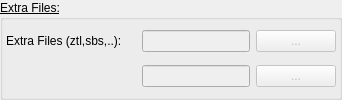
                   <widget class="QGroupBox" name="groupBox_sgExtraFiles">
                    <property name="font">
                     <font>
                      <pointsize>9</pointsize>
                      <bold>false</bold>
                      <underline>true</underline>
                     </font>
                    </property>
                    <property name="title">
                     <string>Extra Files:</string>
                    </property>
                    <layout class="QVBoxLayout" name="verticalLayout_30">
                     <property name="leftMargin">
                      <number>3</number>
                     </property>
                     <property name="topMargin">
                      <number>3</number>
                     </property>
                     <property name="rightMargin">
                      <number>3</number>
                     </property>
                     <property name="bottomMargin">
                      <number>3</number>
                     </property>
                     <item>
                      <layout class="QHBoxLayout" name="horizontalLayout_38">
                       <item>
                        <widget class="QLabel" name="label_5">
                         <property name="minimumSize">
                          <size>
                           <width>130</width>
                           <height>0</height>
                          </size>
                         </property>
                         <property name="maximumSize">
                          <size>
                           <width>130</width>
                           <height>16777215</height>
                          </size>
                         </property>
                         <property name="font">
                          <font>
                           <pointsize>9</pointsize>
                           <bold>false</bold>
                           <underline>false</underline>
                          </font>
                         </property>
                         <property name="text">
                          <string>Extra Files (ztl,sbs,..):</string>
                         </property>
                        </widget>
                       </item>
                       <item>
                        <widget class="QLineEdit" name="lineEdit_sgWriteExtraFiles01">
                         <property name="enabled">
                          <bool>false</bool>
                         </property>
                         <property name="font">
                          <font>
                           <pointsize>9</pointsize>
                           <bold>false</bold>
                           <underline>false</underline>
                          </font>
                         </property>
                         <property name="toolTip">
                          <string>&lt;html&gt;&lt;head/&gt;&lt;body&gt;&lt;p&gt;Add any tags to your entry, in the future a search option will added &lt;/p&gt;&lt;/body&gt;&lt;/html&gt;</string>
                         </property>
                        </widget>
                       </item>
                       <item>
                        <widget class="QPushButton" name="pushButton_sgWriteExtraFiles01">
                         <property name="enabled">
                          <bool>false</bool>
                         </property>
                         <property name="sizePolicy">
                          <sizepolicy hsizetype="Minimum" vsizetype="Fixed">
                           <horstretch>0</horstretch>
                           <verstretch>0</verstretch>
                          </sizepolicy>
                         </property>
                         <property name="minimumSize">
                          <size>
                           <width>80</width>
                           <height>0</height>
                          </size>
                         </property>
                         <property name="maximumSize">
                          <size>
                           <width>80</width>
                           <height>16777215</height>
                          </size>
                         </property>
                         <property name="font">
                          <font>
                           <pointsize>9</pointsize>
                           <bold>false</bold>
                           <underline>false</underline>
                          </font>
                         </property>
                         <property name="text">
                          <string>...</string>
                         </property>
                        </widget>
                       </item>
                      </layout>
                     </item>
                     <item>
                      <layout class="QHBoxLayout" name="horizontalLayout_39">
                       <item>
                        <widget class="QLabel" name="label_2">
                         <property name="minimumSize">
                          <size>
                           <width>130</width>
                           <height>0</height>
                          </size>
                         </property>
                         <property name="maximumSize">
                          <size>
                           <width>130</width>
                           <height>16777215</height>
                          </size>
                         </property>
                         <property name="text">
                          <string/>
                         </property>
                        </widget>
                       </item>
                       <item>
                        <widget class="QLineEdit" name="lineEdit_sgWriteExtraFiles02">
                         <property name="enabled">
                          <bool>false</bool>
                         </property>
                         <property name="font">
                          <font>
                           <pointsize>9</pointsize>
                           <bold>false</bold>
                           <underline>false</underline>
                          </font>
                         </property>
                         <property name="toolTip">
                          <string>&lt;html&gt;&lt;head/&gt;&lt;body&gt;&lt;p&gt;Add any tags to your entry, in the future a search option will added &lt;/p&gt;&lt;/body&gt;&lt;/html&gt;</string>
                         </property>
                        </widget>
                       </item>
                       <item>
                        <widget class="QPushButton" name="pushButton_sgWriteExtraFiles02">
                         <property name="enabled">
                          <bool>false</bool>
                         </property>
                         <property name="sizePolicy">
                          <sizepolicy hsizetype="Minimum" vsizetype="Fixed">
                           <horstretch>0</horstretch>
                           <verstretch>0</verstretch>
                          </sizepolicy>
                         </property>
                         <property name="minimumSize">
                          <size>
                           <width>80</width>
                           <height>0</height>
                          </size>
                         </property>
                         <property name="maximumSize">
                          <size>
                           <width>80</width>
                           <height>16777215</height>
                          </size>
                         </property>
                         <property name="font">
                          <font>
                           <pointsize>9</pointsize>
                           <bold>false</bold>
                           <underline>false</underline>
                          </font>
                         </property>
                         <property name="text">
                          <string>...</string>
                         </property>
                        </widget>
                       </item>
                      </layout>
                     </item>
                    </layout>
                   </widget>
